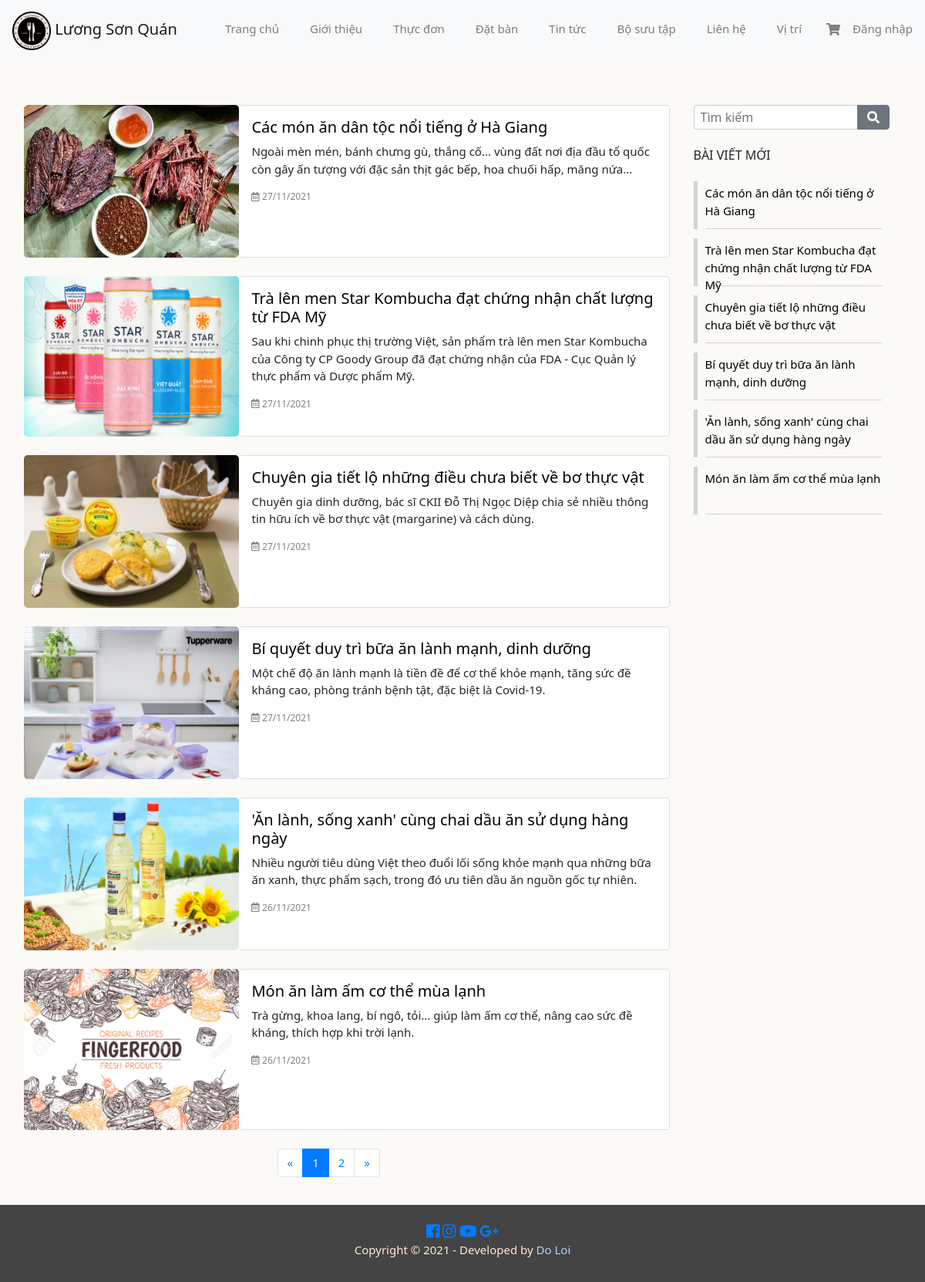
Screenshot of /blog.php with the database file from the repository.
### tables this page shows
CREATE TABLE `tbl_config` (
  `id` int(11) NOT NULL,
  `logo` varchar(255) NOT NULL,
  `name` varchar(255) NOT NULL,
  `phone` varchar(20) NOT NULL,
  `email` varchar(150) NOT NULL,
  `address` varchar(255) NOT NULL,
  `map` longtext NOT NULL,
  `discount` int(4) NOT NULL
);

CREATE TABLE `tbl_blog` (
  `id` int(11) NOT NULL,
  `title` varchar(255) NOT NULL,
  `description` varchar(510) NOT NULL,
  `content` text NOT NULL,
  `image` varchar(255) NOT NULL,
  `datetime` timestamp NOT NULL DEFAULT current_timestamp()
);

### blog.php (the view, shortened to what the rows shown need)
<?php
include_once './lib/database.php';
$config = new configs();
$blog = new blog();
?>
<?php
$show_name = $config->show_config();
if ($show_name) {
    while ($row = $show_name->fetch_assoc()) {
        $name_logo = explode('/', $row['name']);
        $name = $name_logo[0];
        $logo = './admin/uploads/logo/' . $row['logo'];
    }
}
?>
<html>
<head>
    <link rel="stylesheet" href="https://maxcdn.bootstrapcdn.com/bootstrap/4.0.0/css/bootstrap.min.css">
    <link rel="stylesheet" type="text/css" href="css/style.css">
    <link href="https://cdn.rawgit.com/michalsnik/aos/2.1.1/dist/aos.css" rel="stylesheet">
    <link href="./css/font-awesome.css" rel="stylesheet">
</head>
<body data-spy="scroll" data-target=".navbar" data-offset="50" style="position: relative;min-height:100%; margin:0;background-color: #fcfaf6;">
    <div id="Welcome">
        <nav class="navbar navbar-expand-lg navbar fixed-top  navbar-light bg-light">
            <a class="navbar-brand" href="index.php">
                <img src="<?= $logo ?>" width="50" height="50" class="d-inline-block" alt=""> <?= $name ?>
            </a>
            <div class="collapse navbar-collapse" id="navbarText">
                <ul class="navbar-nav ml-auto">
                </ul>
            </div>
        </nav>
    </div>
    <div class="container" style="margin-top: 120px;padding-bottom: 120px;font-family: 'Segoe UI', Tahoma, Geneva, Verdana, sans-serif;">
        <div class="row">
            <?php
            if (isset($_GET['blogId']) && $_GET['blogId'] != '') {
            ?>
                <div class="col-md-9 pr-0">
                    <div class="row" style="width:100%">
                        <div class="col-md-12">
                            <?php
                            $get_blog_by_id = $blog->get_blog_by_id($_GET['blogId']);
                            if ($get_blog_by_id) {
                                while ($row = $get_blog_by_id->fetch_assoc()) {
                            ?>
                                    <a href="blog.php" style="margin: 48px;color:#757575"><i class="fas fa-list"></i></a>
                                    <span style="font-size: 14px;color:#757575;float:right;margin-right: 48px;"><?= date("d/m/Y,  G:i", strtotime($row['datetime'])) ?></span>
                                    <div style="width:100%;padding-top: 24px;padding-right: 48px;padding-bottom: 48px;padding-left: 48px;" class="content">
                                        <h1 style="font-family: 'Segoe UI', Tahoma, Geneva, Verdana, sans-serif;margin-bottom: 24px;"><?= $row['title'] ?></h1>
                                        <p style="font-size: 18px;font-family: Arial, Helvetica, sans-serif;"><?= $row['description'] ?></p>
                                        <?php echo ($row['content']) ?>
                                    </div>
                            <?php
                                }
                            }
                            ?>
                        </div>
                    </div>
                </div>
            <?php
            } else {
            ?>
                <div class="col-md-9 pr-0">
                    <div class="row" style="width:100%;">
                        <?php
                        if (isset($_GET['keyword']) && $_GET['keyword'] !=  '') {
                            $show_blog = $blog->search_blog($_GET['keyword']);
                        } else {
                            $show_blog = $blog->show_blog();
                        }
                        if ($show_blog) {
                            while ($row = $show_blog->fetch_assoc()) {
                        ?>
                                <div class="item" style="display: flex;margin-bottom: 24px;border-radius: 5px;min-height: 198px;">
                                    <div class="col-md-4 p-0">
                                        <a href="blog.php?blogId=<?= $row['id'] ?>">
                                            <img src="admin/uploads/<?= $row['image'] ?>" width="100%" height="100%" style="border-radius: 5px;" alt="">
                                        </a>
                                    </div>
                                    <div class="col-md-8 p-3" style="border-radius: 5px;border: 1px solid #DDDDDD;border-left: none;background-color:white">
                                        <a style="color:black;text-decoration: none;" href="blog.php?blogId=<?= $row['id'] ?>">
                                            <h5><?= $row['title'] ?></h5>
                                        </a>
                                        <p><?= $row['description'] ?></p>
                                        <p style="font-size: 12px;color:grey"><i class="far fa-calendar-alt"></i> <?= date("d/m/Y ", strtotime($row['datetime'])) ?></p>
                                    </div>
                                </div>
                        <?php
                            }
                        }
                        ?>
                    </div>
                </div>
            <?php
            }
            ?>
            <div class="col-md-3">
                <ul style="list-style-type: none;" class="p-0">
                    <?php
                    $show_new_posts = $blog->show_all_blog_admin();
                    $count = 0;
                    if ($show_new_posts) {
                        while ($row = $show_new_posts->fetch_assoc()) {
                            if ($count < 6) {
                    ?>
                                <a class="newposts" style="text-decoration: none;" href="blog.php?blogId=<?= $row['id'] ?>">
                                    <li style="padding: 4px 10px 0;margin-bottom: 12px;min-height:54px;">
                                        <div style="border-bottom: 1px solid lightgray;height: 58px;"><?= $row['title'] ?></div>
                                    </li>
                                </a>
                    <?php
                            }
                            $count++;
                        }
                    }
                    ?>
                </ul>
            </div>
        </div>
    </div>
</body>
</html>

### rows the page displays
tbl_config: logo (picture), name "Lương Sơn Quán"
tbl_blog: image (picture), title "Các món ăn dân tộc nổi tiếng ở Hà Giang", description "Ngoài mèn mén, bánh chưng gù, thắng cố... vùng đất nơi địa đầu tổ quốc còn gây ấn tượng với đặc sản thịt gác bếp, hoa chuối hấp, măng nứa...", datetime "27/11/2021"
tbl_blog: image (picture), title "Trà lên men Star Kombucha đạt chứng nhận chất lượng từ FDA Mỹ", description "Sau khi chinh phục thị trường Việt, sản phẩm trà lên men Star Kombucha của Công ty CP Goody Group đã đạt chứng nhận của FDA - Cục Quản lý thực phẩm và Dược phẩm Mỹ.", datetime "27/11/2021"
tbl_blog: image (picture), title "Chuyên gia tiết lộ những điều chưa biết về bơ thực vật", description "Chuyên gia dinh dưỡng, bác sĩ CKII Đỗ Thị Ngọc Diệp chia sẻ nhiều thông tin hữu ích về bơ thực vật (margarine) và cách dùng.", datetime "27/11/2021"
tbl_blog: image (picture), title "Bí quyết duy trì bữa ăn lành mạnh, dinh dưỡng", description "Một chế độ ăn lành mạnh là tiền đề để cơ thể khỏe mạnh, tăng sức đề kháng cao, phòng tránh bệnh tật, đặc biệt là Covid-19.", datetime "27/11/2021"
tbl_blog: image (picture), title "'Ăn lành, sống xanh' cùng chai dầu ăn sử dụng hàng ngày", description "Nhiều người tiêu dùng Việt theo đuổi lối sống khỏe mạnh qua những bữa ăn xanh, thực phẩm sạch, trong đó ưu tiên dầu ăn nguồn gốc tự nhiên.", datetime "26/11/2021"
tbl_blog: image (picture), title "Món ăn làm ấm cơ thể mùa lạnh", description "Trà gừng, khoa lang, bí ngô, tỏi... giúp làm ấm cơ thể, nâng cao sức đề kháng, thích hợp khi trời lạnh.", datetime "26/11/2021"
